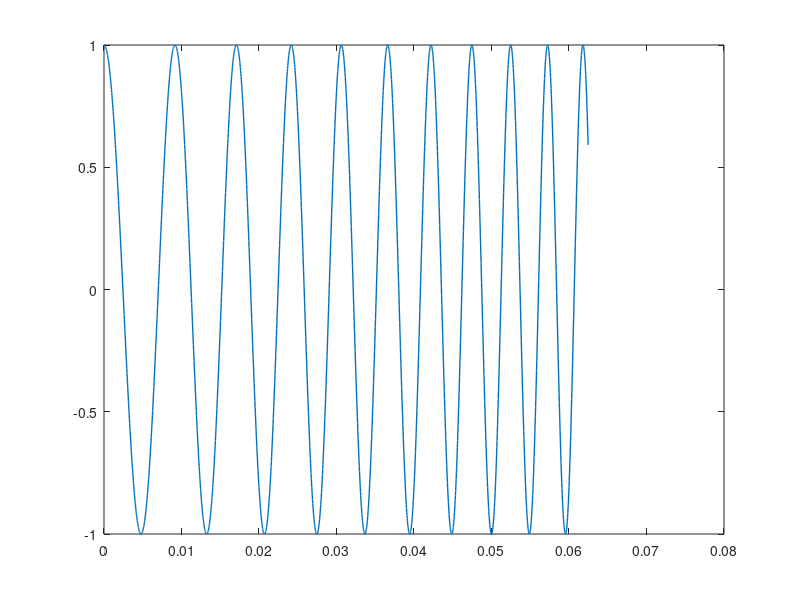

This chart was generated by the following MATLAB code:
clear;
% initialize chirp parameters
f1 = 100;
mu = 2000;
%
% Sampling frequency and interval
fs = 32000;
%fs = 16000;
%fs = 8000;
Ts = 1/fs;
%
% Plot the first 2000 samples
nfinalplot = 2000;
%
% Make the time vector for replayed sound chirp
% Play the chirp for 8 seconds
tfinal = 8;
nsound=0:Ts:tfinal;
%
% Sample the sinusoid.
cnT = cos((pi*mu*(nsound.^2))+(2*pi*f1*nsound));
%
% Make the plot
plot(nsound(1:nfinalplot), cnT(1:nfinalplot), 'LineWidth',1);
%
% Save xnT as a wav sound file, soundfile.wav.
% audiowrite('soundfile.wav', cnT, fs);
%
% Uncomment/edit this next line to save the graph.
% exportgraphics(gcf, ’filename_you_want.jpg’);
